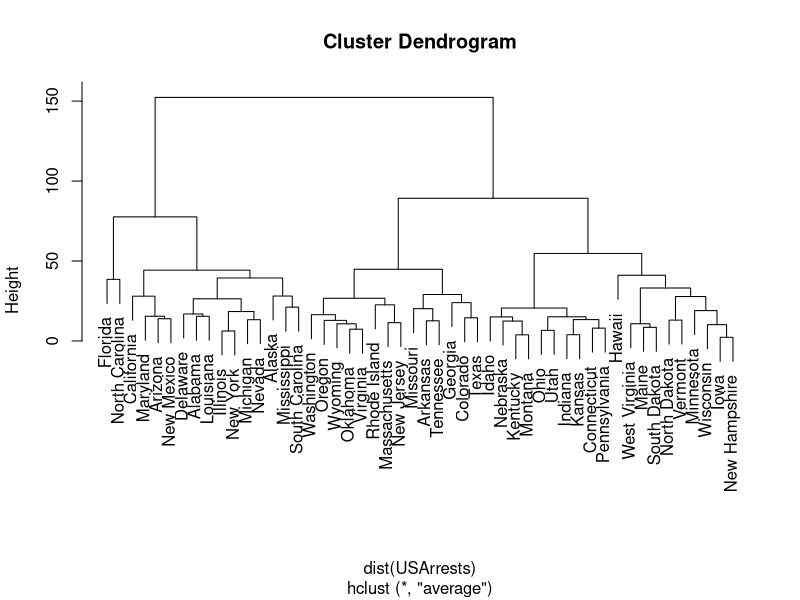

R code for this plot:
## ---- chunk 1
library(ggplot2)
library(knitr)
vCA <- T
## ---- chunk 2
hc <- hclust(dist(USArrests), "ave")
plot(hc)
